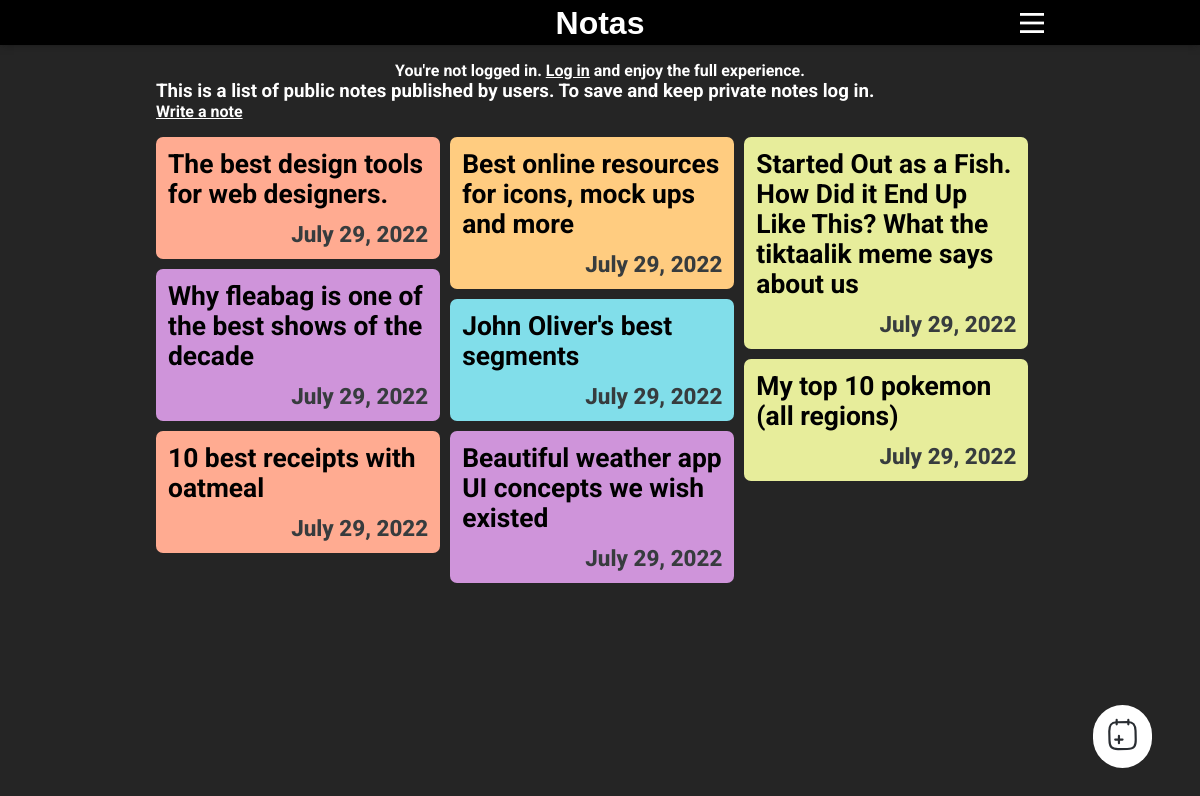
The app's page /, older data.
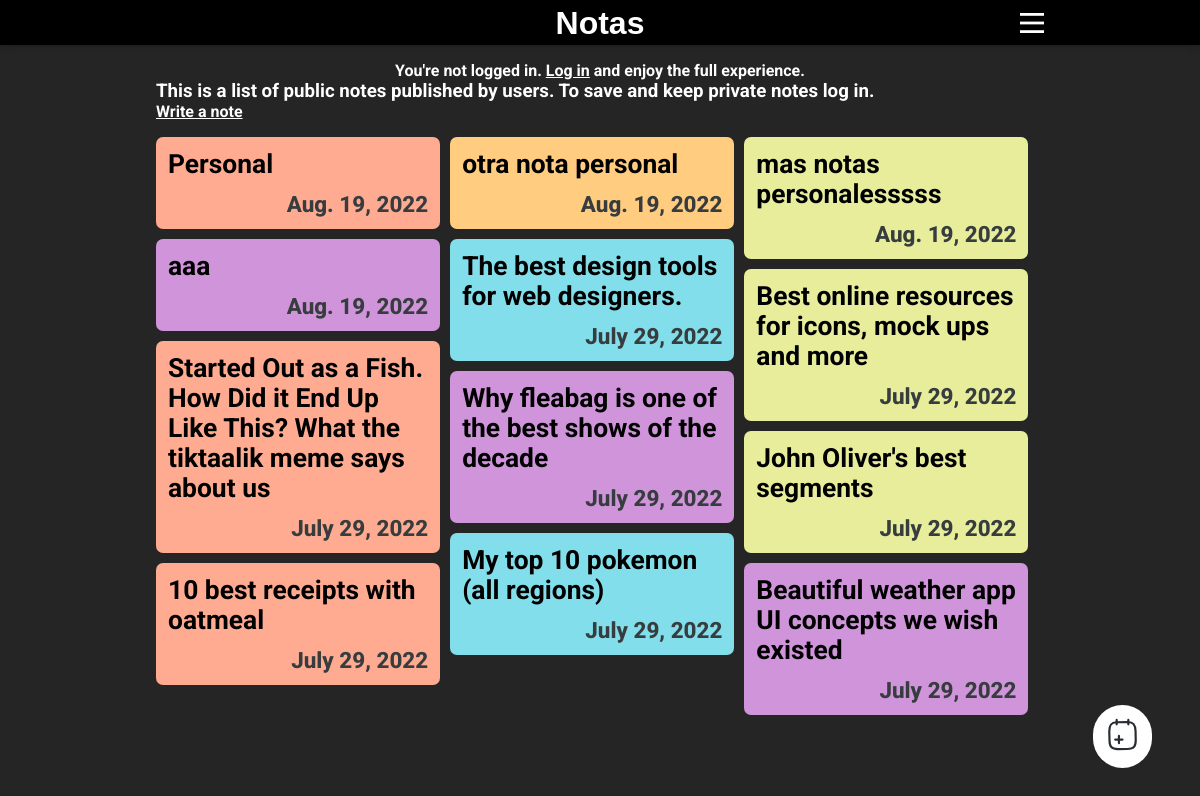
The same page, newer data.
### notas/models.py (models this page shows, shortened)
class Nota(models.Model):
    titulo = models.CharField(max_length=100)
    texto = models.TextField(max_length=1000,help_text="Texto de la nota")
    fecha = models.DateField(auto_now=True)
    usuario = models.ForeignKey(User, on_delete=models.SET_NULL, null=True, blank=True)
    PRIVACIDAD_NOTAS = (
        ('P', 'Publico'),
        ('X', 'Privado'),
        ('C', 'Compartido'),
    )
    privacidad = models.CharField(
        max_length=1,
        choices=PRIVACIDAD_NOTAS,
        default='P',
        help_text='Privacidad de la nota'
    )
    class Meta:
        ordering = ['fecha']
    def get_absolute_url(self):
        return reverse('nota-detail', args=[str(self.id)])

### notas/views.py (the view)
# urls.py: path('', views.index, name='index'),
def index(request):
    notas = Nota.objects.filter(privacidad='P').order_by('-fecha')
    context = {
        'notas' : notas,
    }
    return render(request, 'index.html', context)

### notas/templates/index.html
{% extends "base_generic.html" %}
{% block content %}
{% if user.is_authenticated %}
      <h3>Hola {{ user.get_username }}</h3>
      {% else %}
      <h4 class="no-log">You're not logged in. <a href="{% url 'login-c' %}" class="login-link">Log in</a> and enjoy the full experience.</h4>
      {% endif %}
<div class="notas-header">
    <h3>This is a list of public notes published by users. To save and keep private notes log in.</h3>
    <h4><a href="{% url 'create-note' %}" class="crear-link">Write a note</a></h4>
</div>
{% if notas %}
<ul class="notas-container" >
{% for nota in notas %}
    <li class="nota-li" >
        <a href="{{ nota.get_absolute_url }}" class="link-nota">
            <h2>{{ nota.titulo }}</h2>
            <p>{{ nota.fecha }}</p>
        </a>
    </li>
{% endfor %}
</ul>
{% endif %}
<div class="add-note">
    <a href="{% url 'create-note' %}">
        {% load static %}
        <img src="{% static 'img/note-add.svg' %}" alt="">
    </a>
</div>
{% endblock %}

### notas/templates/base_generic.html (shortened to what this page needs)
<!DOCTYPE html>
<html lang="en">
<head>
  {% load static %}
  <link rel="stylesheet" href="{% static 'css/style12.css' %}">
  <link rel="stylesheet" media="print" href="{% static 'css/print2.css' %}">
  {% load static %}
  {% load static %}
</head>
<body>
  <header class="pagina-logo">
    <div class="header-container">
      <h1><a href="{% url 'index' %}" class="notas-link">Notas</a></h1>
      <nav class="about-barras">
        {% load static %}
        <img src="{% static 'img/barras.svg' %}" alt="barras" class="barras">
        {% load static %}
      </nav>
    </div>
  </header>
  <main class="main-container">
      {% block content %}
      {% endblock %}
</main>
{% load static %}
</html>

### notas/static/css/style12.css (style rules this page uses)
*, html { margin: 0; padding: 0; }
*, *::before, *::after { margin: 0; padding: 0; box-sizing: border-box; color: white; }
body { background-color: #252525; }
.no-log { text-align: center; }
.main-container { max-width: 920px; margin: 0 auto; }
h1, h3, h4 { overflow: hidden; }
body * { font-family: "Roboto", sans-serif; }
header.pagina-logo { position: sticky; z-index: 4; box-shadow: #111 0px -2px 8px; background-color: black; }
header.pagina-logo h1 a { font-family: sans-serif; text-decoration: none; }
header.pagina-logo .header-container { max-width: 920px; margin: 0 auto; display: flex; justify-content: center; align-items: center; width: 100%; height: 45px; position: relative; }
header.pagina-logo nav.about-barras { position: absolute; right: 0.5rem; cursor: pointer; height: 100%; padding: 0 0.5rem; display: flex; align-items: center; }
header.pagina-logo nav.about-barras img.barras { height: 20px; }
main { padding: 1rem; }
.notas-container { margin: 1rem 0; }
.notas-container .nota-li { border-radius: 7px; padding: 0.75rem; width: 47%; margin-bottom: 10px; color: black; list-style: none; }
.notas-container .nota-li a { text-decoration: none; font-size: 1.1rem; font-weight: 800; }
.notas-container .nota-li a h2 { color: black; }
.notas-container .nota-li a p { text-align: right; margin-top: 0.75rem; color: #373c3e; }
.notas-container .nota-li:nth-child(1n+0) { background-color: #ffab91; }
.notas-container .nota-li:nth-child(2n+0) { background-color: #ffcc80; }
.notas-container .nota-li:nth-child(3n+0) { background-color: #e7ed9b; }
.notas-container .nota-li:nth-child(4n+0) { background-color: #cf94da; }
.notas-container .nota-li:nth-child(5n+0) { background-color: #81deea; }
@media (min-width: 700px) { .notas-container .nota-li { width: 32%; } }
@media (min-width: 700px) { .notas-container .nota-li a p { font-size: 1.4rem; } }
div.add-note { background: white; width: fit-content; padding: 0.75rem; border-radius: 41px; position: fixed; bottom: 2rem; right: 3rem; }
div.add-note img { height: 35px; }

### notas/static/css/print2.css (style rules this page uses)
body { background: pink; color: red; }
header { display: none; }
.pagina-logo, .navigation-links, .pt-hide { display: none !important; }
* { color: black; }

Row changes from the older to the newer data that the page shows:
added Nota: titulo "Personal", fecha "Aug. 19, 2022"
added Nota: titulo "otra nota personal", fecha "Aug. 19, 2022"
added Nota: titulo "mas notas personalesssss", fecha "Aug. 19, 2022"
added Nota: titulo "aaa", fecha "Aug. 19, 2022"
